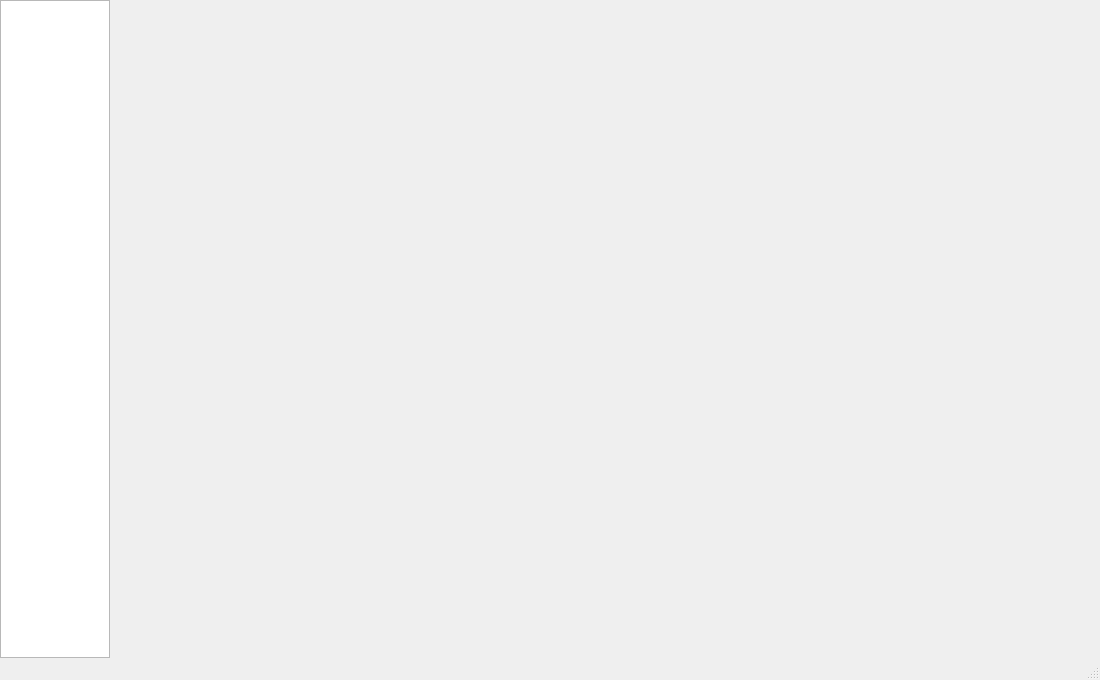
<?xml version="1.0" encoding="UTF-8"?>
<ui version="4.0">
 <class>MainWindow</class>
 <widget class="QMainWindow" name="MainWindow">
  <property name="geometry">
   <rect><x>0</x><y>0</y><width>1100</width><height>680</height></rect>
  </property>
  <property name="windowTitle">
   <string>MainWindow</string>
  </property>
  <widget class="QWidget" name="centralwidget">
   <layout class="QHBoxLayout" name="mainLayout">
    <property name="spacing"><number>0</number></property>
    <property name="leftMargin"><number>0</number></property>
    <property name="rightMargin"><number>0</number></property>
    <property name="topMargin"><number>0</number></property>
    <property name="bottomMargin"><number>0</number></property>
    <item>
     <widget class="QListWidget" name="sidebar">
      <property name="minimumSize"><size><width>110</width><height>0</height></size></property>
      <property name="maximumSize"><size><width>110</width><height>16777215</height></size></property>
      <property name="font"><font><pointsize>10</pointsize></font></property>
     </widget>
    </item>
    <item>
     <widget class="QStackedWidget" name="stackedWidget"/>
    </item>
   </layout>
  </widget>
  <widget class="QMenuBar" name="menubar"/>
  <widget class="QStatusBar" name="statusbar"/>
 </widget>
</ui>
